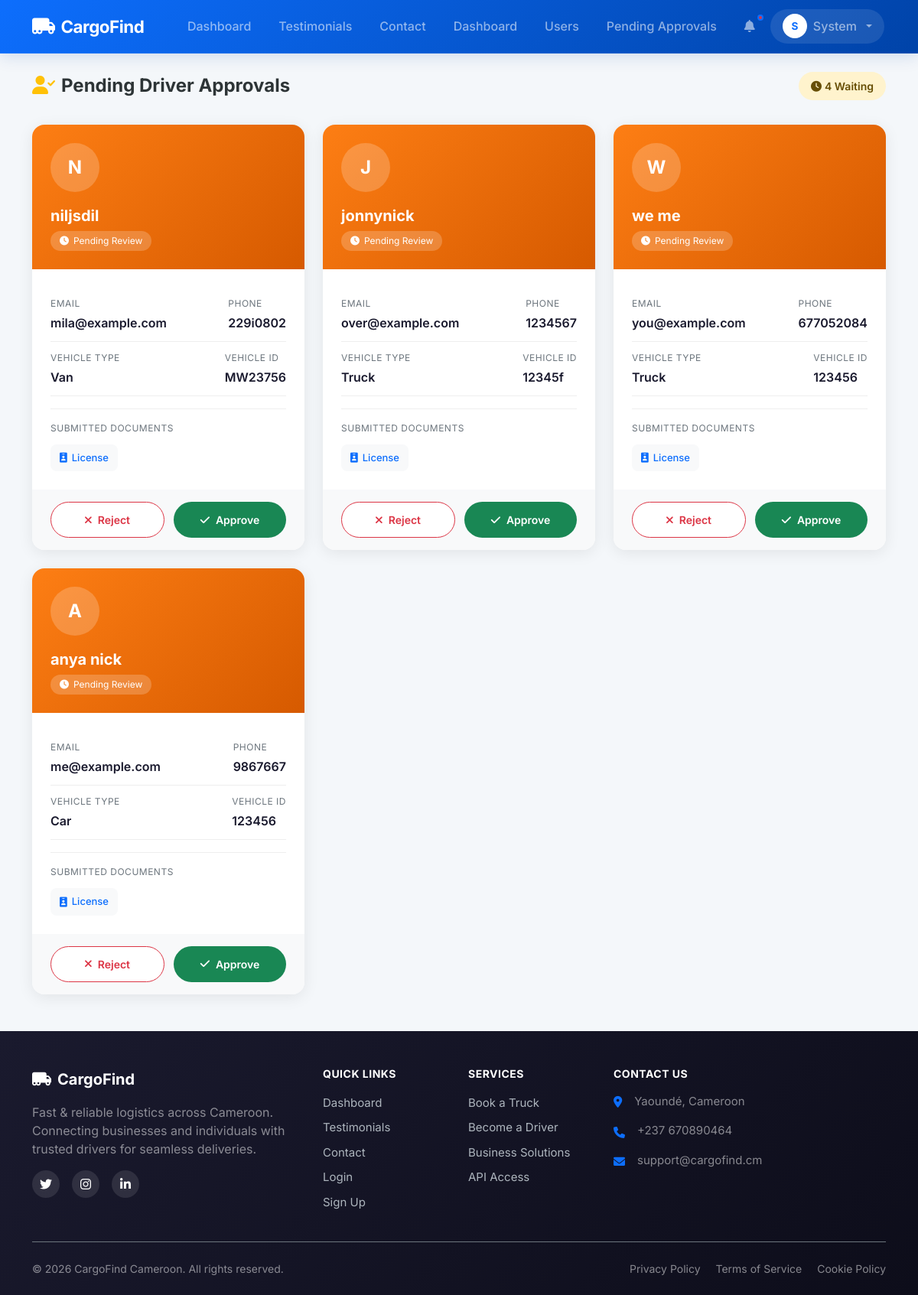
Page /admin/drivers/pending (signed in) on the earlier database version.
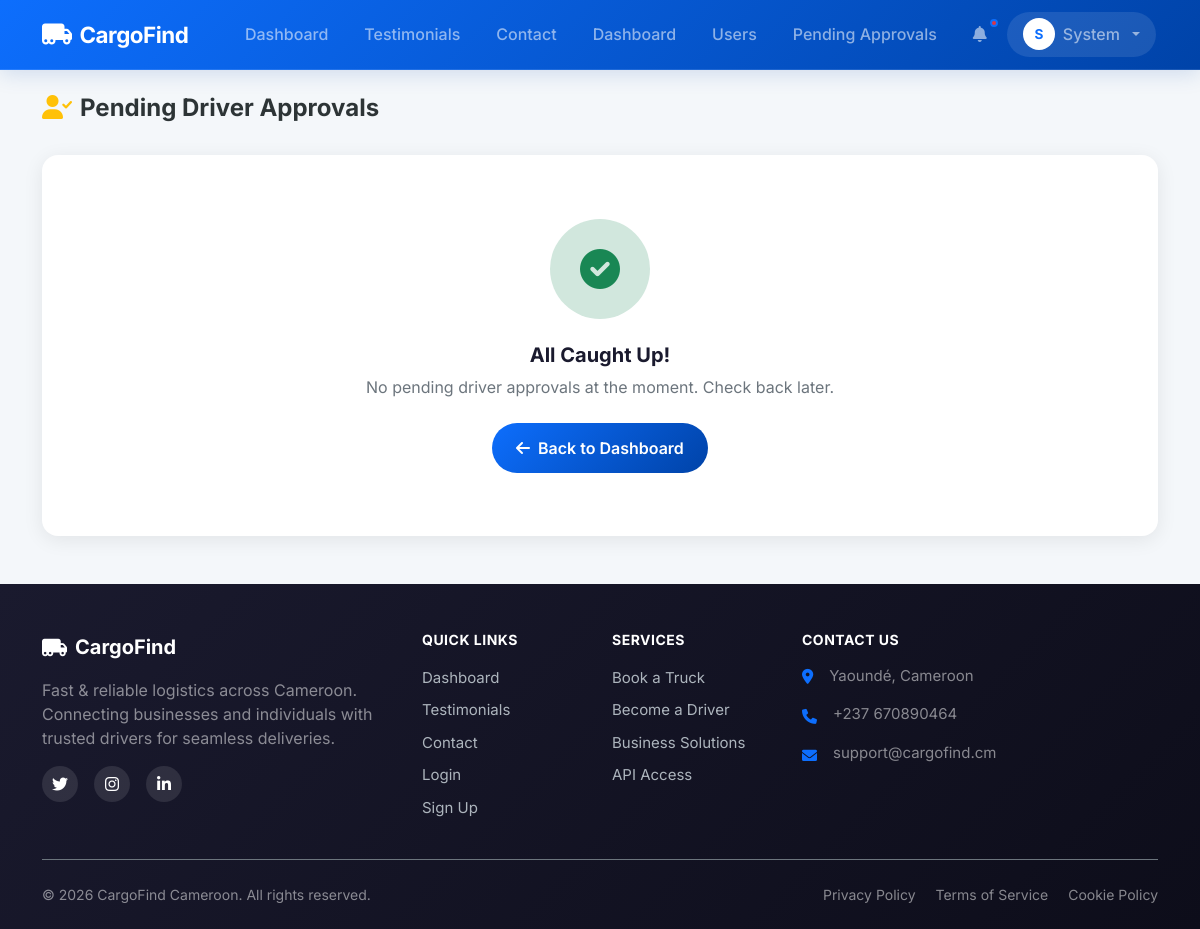
Same page on the later database version.
### models.py (models this page shows, shortened)
class User(UserMixin, db.Model):
    id = db.Column(db.Integer, primary_key=True)
    email = db.Column(db.String(120), unique=True, nullable=False)
    phone = db.Column(db.String(20), unique=True, nullable=False)
    password_hash = db.Column(db.String(255), nullable=False)
    full_name = db.Column(db.String(100), nullable=False)
    address = db.Column(db.String(200))
    role = db.Column(db.String(20), nullable=False) # 'customer', 'driver', 'admin'
    vehicle_type = db.Column(db.String(50)) # 'car', 'van', 'truck'
    vehicle_id = db.Column(db.String(50))
    license_url = db.Column(db.String(255))
    is_verified = db.Column(db.Boolean, default=False)
    registration_otp = db.Column(db.String(6))
    is_active = db.Column(db.Boolean, default=False)
    is_approved = db.Column(db.Boolean, default=False) # Admin approval
    current_lat = db.Column(db.Float)
    current_lng = db.Column(db.Float)
    deliveries_as_customer = db.relationship('Delivery', backref='customer', foreign_keys='Delivery.customer_id')
    deliveries_as_driver = db.relationship('Delivery', backref='driver', foreign_keys='Delivery.driver_id')
    notifications = db.relationship('Notification', backref='user', lazy=True)
    wallet = db.relationship('Wallet', backref='user', uselist=False)

### app.py (the view, shortened to what this page needs)
@app.route('/admin/drivers/pending')
@login_required
def admin_pending_drivers():
    if current_user.role != 'admin':
        return redirect(url_for('index'))
    query = request.args.get('q', '')
    driver_query = User.query.filter_by(role='driver', is_approved=False)
    pending_drivers = driver_query.order_by(User.id.desc()).all()
    return render_template('admin/pending_drivers.html', drivers=pending_drivers)

### app.py (called while the page is built)
@login_manager.user_loader
def load_user(user_id):
    return User.query.get(int(user_id))

### templates/admin/pending_drivers.html (shortened to what this page needs)
{% extends "base.html" %}
{% block content %}
<div class="pending-page">
    <div class="page-header">
        <h2><i class="fas fa-user-check text-warning me-2"></i>Pending Driver Approvals</h2>
        {% if drivers %}
        <span class="header-badge">
            <i class="fas fa-clock me-1"></i>{{ drivers|length }} Waiting
        </span>
        {% endif %}
    </div>
    {% if drivers %}
    <div class="driver-cards">
        {% for driver in drivers %}
        <div class="driver-card">
            <div class="driver-card-header">
                <div class="driver-avatar">{{ driver.full_name[0]|upper }}</div>
                <div class="driver-name">{{ driver.full_name }}</div>
                <span class="driver-status">
                    <i class="fas fa-clock"></i> Pending Review
                </span>
            </div>
            <div class="driver-card-body">
                <div class="info-row">
                    <div>
                        <div class="info-label">Email</div>
                        <div class="info-value">{{ driver.email }}</div>
                    </div>
                    <div>
                        <div class="info-label">Phone</div>
                        <div class="info-value">{{ driver.phone }}</div>
                    </div>
                </div>
                <div class="info-row">
                    <div>
                        <div class="info-label">Vehicle Type</div>
                        <div class="info-value text-capitalize">{{ driver.vehicle_type }}</div>
                    </div>
                    <div>
                        <div class="info-label">Vehicle ID</div>
                        <div class="info-value">{{ driver.vehicle_id }}</div>
                    </div>
                </div>
                <div class="documents-section">
                    <div class="documents-title">Submitted Documents</div>
                    <div class="document-links">
                        {% if driver.license_url %}
                        <a href="{{ url_for('static', filename='uploads/' + driver.license_url) }}" target="_blank" class="doc-link">
                            <i class="fas fa-id-badge"></i> License
                        </a>
                        {% else %}
                        <span class="doc-link missing">
                            <i class="fas fa-times-circle"></i> License
                        </span>
                        {% endif %}
                    </div>
                </div>
            </div>
            <div class="driver-card-footer">
                <a href="{{ url_for('reject_driver', user_id=driver.id) }}" class="btn-action btn-reject" onclick="return confirm('Are you sure you want to reject and delete this driver account?')">
                    <i class="fas fa-times"></i> Reject
                </a>
                <a href="{{ url_for('approve_driver', user_id=driver.id) }}" class="btn-action btn-approve">
                    <i class="fas fa-check"></i> Approve
                </a>
            </div>
        </div>
        {% endfor %}
    </div>
    {% else %}
    <div class="empty-state">
        <div class="empty-icon">
            <i class="fas fa-check-circle"></i>
        </div>
        <h3 class="empty-title">All Caught Up!</h3>
        <p class="empty-text">No pending driver approvals at the moment. Check back later.</p>
        <a href="{{ url_for('admin_dashboard') }}" class="btn btn-primary rounded-pill px-4">
            <i class="fas fa-arrow-left me-2"></i>Back to Dashboard
        </a>
    </div>
    {% endif %}
</div>
{% endblock %}

Differences in the rows shown:
removed User: full_name "N", full_name "niljsdil", email "mila@example.com", phone "229i0802", vehicle_type "Van", vehicle_id "MW23756"
removed User: full_name "J", full_name "jonnynick", email "over@example.com", phone "1234567", vehicle_type "Truck", vehicle_id "12345f"
removed User: full_name "W", full_name "we me", email "you@example.com", phone "677052084", vehicle_type "Truck", vehicle_id "123456"
removed User: full_name "A", full_name "anya nick", email "me@example.com", phone "9867667", vehicle_type "Car", vehicle_id "123456"
Other differences:
{{ drivers|length }}: "4" → (not shown)
text no longer shown: "Waiting"
text now shown: "All Caught Up! No pending driver approvals at the moment. Check back later. Back to Dashboard"
